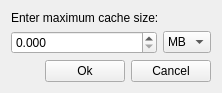
<?xml version="1.0" encoding="UTF-8"?>
<ui version="4.0">
 <class>MaxMemoryDialog</class>
 <widget class="QWidget" name="MaxMemoryDialog">
  <property name="geometry">
   <rect>
    <x>0</x>
    <y>0</y>
    <width>222</width>
    <height>90</height>
   </rect>
  </property>
  <property name="windowTitle">
   <string>Form</string>
  </property>
  <layout class="QVBoxLayout" name="verticalLayout">
   <item>
    <widget class="QLabel" name="label">
     <property name="text">
      <string>Enter maximum cache size:</string>
     </property>
    </widget>
   </item>
   <item>
    <layout class="QHBoxLayout" name="horizontalLayout" stretch="3,1">
     <item>
      <widget class="QDoubleSpinBox" name="maxBytes_dsb">
       <property name="decimals">
        <number>3</number>
       </property>
       <property name="maximum">
        <double>1024.000000000000000</double>
       </property>
      </widget>
     </item>
     <item>
      <widget class="QComboBox" name="byteSize_cb">
       <property name="sizePolicy">
        <sizepolicy hsizetype="Preferred" vsizetype="Fixed">
         <horstretch>0</horstretch>
         <verstretch>0</verstretch>
        </sizepolicy>
       </property>
       <property name="currentIndex">
        <number>2</number>
       </property>
       <item>
        <property name="text">
         <string>B</string>
        </property>
       </item>
       <item>
        <property name="text">
         <string>KB</string>
        </property>
       </item>
       <item>
        <property name="text">
         <string>MB</string>
        </property>
       </item>
       <item>
        <property name="text">
         <string>GB</string>
        </property>
       </item>
      </widget>
     </item>
    </layout>
   </item>
   <item>
    <layout class="QHBoxLayout" name="horizontalLayout_2">
     <item>
      <spacer name="horizontalSpacer">
       <property name="orientation">
        <enum>Qt::Horizontal</enum>
       </property>
       <property name="sizeHint" stdset="0">
        <size>
         <width>40</width>
         <height>20</height>
        </size>
       </property>
      </spacer>
     </item>
     <item>
      <widget class="QPushButton" name="ok_btn">
       <property name="text">
        <string>Ok</string>
       </property>
      </widget>
     </item>
     <item>
      <widget class="QPushButton" name="cancel_btn">
       <property name="text">
        <string>Cancel</string>
       </property>
      </widget>
     </item>
    </layout>
   </item>
  </layout>
 </widget>
 <resources/>
 <connections/>
</ui>
